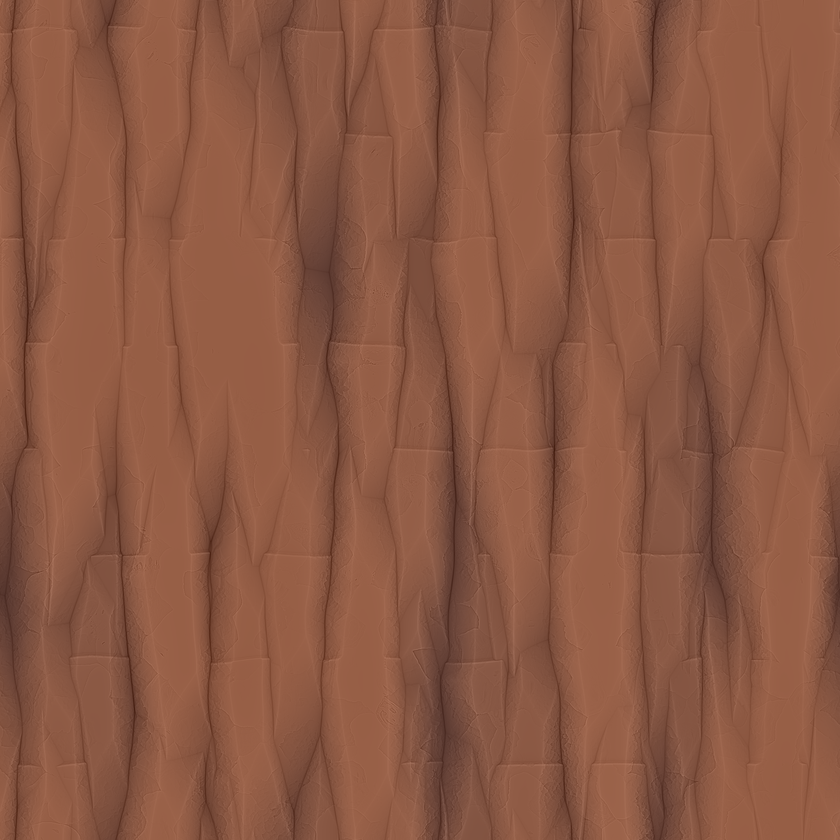
#> input picture content/models/source/quaternius/glTF/Bark_NormalTree.png, 840 x 840 px, shrunk from 2048 x 2048 before the run
$ python render_feel.py ../content/models/source/quaternius/glTF/Bark_NormalTree.png
#> lines starting #> are read from the running program, lines starting #| are printed output that depends on the picture
#!/usr/bin/env python3
"""render_feel.py — mostra o véu sensorial da HUD como imagem.

Porque existe
-------------
O `render_shot.py` desenha a geometria do mundo, mas o véu de fome/sede/cansaço
vive num shader de `canvas_item` — não entra no dump. Sem isto, cada mudança no
"sentir" era uma afirmação sem prova: eu dizia "o ecrã escurece quando a fome
aperta" e ninguém via nada.

Este script porta a MESMA matemática de `scripts/ui/hud.gd::_vignette` para
numpy, aplica-a sobre um PNG do mundo e escreve o resultado. Não é o renderer do
Godot: é a prova de que as cores, os pesos e os ritmos que estão no shader
produzem o efeito pretendido, e serve para comparar estados (saudável vs. a
cair) sem ter de jogar 20 minutos até à fome.

Uso:
    render_feel.py shot.png -o feel.png --left healthy --right broken
    render_feel.py shot.png -o feel.png --state hungry
"""
from __future__ import annotations

import argparse
import math

import numpy as np


def rnd(x, y):
    v = np.sin(x * 12.9898 + y * 78.233) * 43758.5453
    return v - np.floor(v)


def veil(width, height, fear=0.0, hurt=0.0, hunger=0.0, thirst=0.0,
         fatigue=0.0, cold=0.0, sick=0.0, t=7.0, grain=0.4):
    """Porta fiel do fragment() de hud.gd::_vignette (mesmos pesos e cores)."""
    ys, xs = np.mgrid[0:height, 0:width]
    u = (xs + 0.5) / width
    v = (ys + 0.5) / height
    cx = u - 0.5
    cy = v - 0.5
    d = np.sqrt(cx * cx + cy * cy) * 1.42

    def band(e0, e1, x):
        k = np.clip((x - e0) / (e1 - e0), 0.0, 1.0)
        return k * k * (3 - 2 * k)

    vig = band(0.55, 1.25, d)

    h = band(0.45, 1.0, hunger)
    th = band(0.45, 1.0, thirst)
    f = band(0.35, 1.0, fatigue)
    k = band(0.40, 1.0, cold)
    sv = band(0.25, 1.0, sick)

    lids = band(0.30, 1.10, d + 0.12 * np.sin(u * math.pi))
    breath = 0.5 - 0.5 * math.cos(t * (1.15 + thirst * 0.9))
    dark = (vig * (0.26 + fear * 0.60)
            + vig * (h * 0.38 + th * 0.42 + k * 0.24)
            + f * (lids * 0.50 + 0.12 * breath)
            + sv * vig * 0.22 * (0.7 + 0.3 * math.sin(t * 2.2)))
    dark = np.clip(dark, 0.0, 0.88)

    def const(c):
        return np.full((height, width, 3), c, dtype=np.float64)

    tint = (const((0.12, 0.065, 0.015)) * h[..., None]
            + const((0.035, 0.05, 0.062)) * th[..., None]
            + const((0.02, 0.02, 0.055)) * f[..., None]
            + const((0.05, 0.085, 0.115)) * k[..., None]
            + const((0.028, 0.085, 0.030)) * sv[..., None])
    mixk = np.clip(vig + f * 0.35 + sv * 0.5, 0.0, 1.0)
    tint = tint * mixk[..., None]

    frost = (rnd(np.floor(u * 230.0), np.floor(v * 230.0)) >= 0.94).astype(np.float64) * vig * k
    tint += const((0.02, 0.0, 0.03)) * (fear * 1.2)
    tint += const((0.5, 0.0, 0.05)) * (hurt * 0.6)

    g = (rnd(u * 512.0 + t, v * 512.0 + t) - 0.5) * grain * 0.06
    col = tint + const((0.55, 0.68, 0.80)) * (frost * 0.45)[..., None]
    a = np.clip(dark + frost * 0.28 + g, 0.0, 0.92)
    return np.clip(col + g[..., None], 0.0, 1.0), a


PRESETS = {
    "healthy": dict(),
    "hungry": dict(hunger=0.92),
    "thirsty": dict(thirst=0.95),
    "exhausted": dict(fatigue=0.95),
    "cold": dict(cold=0.9),
    "sick": dict(sick=0.8, thirst=0.4),
    "hungry_thirsty": dict(hunger=0.9, thirst=0.92),
    "fear": dict(fear=0.7),
    "broken": dict(hunger=0.9, thirst=0.9, fatigue=0.95, cold=0.55, sick=0.6, fear=0.35),
}


def apply_preset(rgb, state):
    h, w, _ = rgb.shape
    col, alpha = veil(w, h, t=7.3, **PRESETS[state])
    return np.clip(rgb * (1.0 - alpha[..., None]) + col * alpha[..., None], 0.0, 1.0)


def main():
    ap = argparse.ArgumentParser()
    ap.add_argument("base", help="PNG do mundo (tools/render_shot.py)")
    ap.add_argument("-o", "--out", default="feel.png")
    ap.add_argument("--state", default="hungry", choices=sorted(PRESETS))
    ap.add_argument("--left", default="healthy", choices=sorted(PRESETS))
    ap.add_argument("--right", default="", choices=[""] + sorted(PRESETS),
                    help="se dado, escreve um antes/depois lado a lado")
    ap.add_argument("--label", default="")
    a = ap.parse_args()

    from PIL import Image, ImageDraw

    img = Image.open(a.base).convert("RGB")
    rgb = np.asarray(img).astype(np.float64) / 255.0
    rgb = np.power(rgb, 2.2)  # desfazer o gamma que o render_shot escreveu
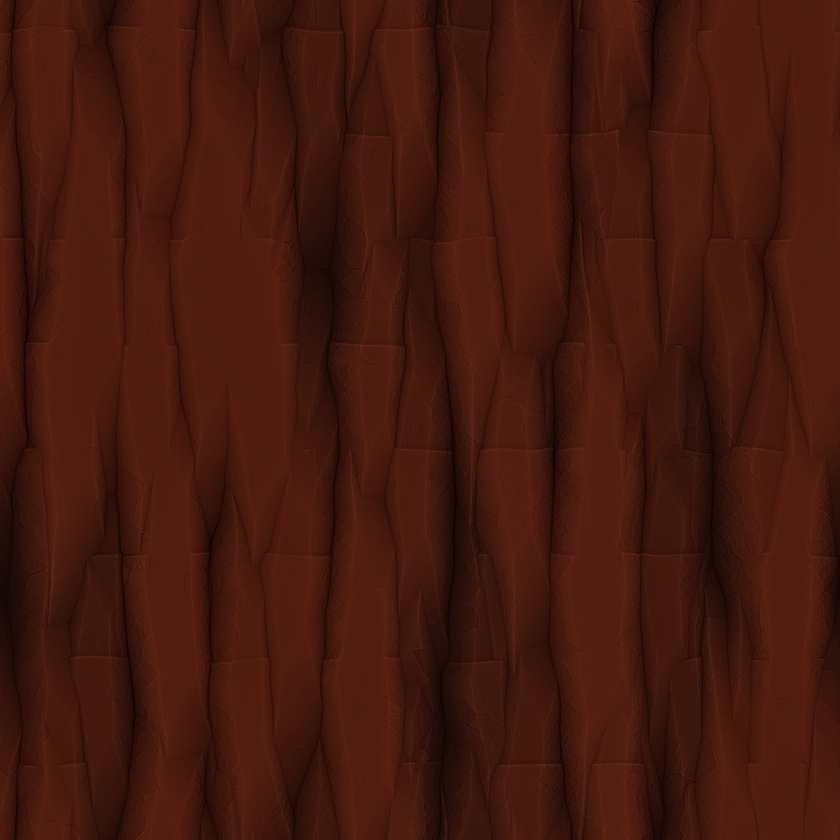
#> rgb: shape (840, 840, 3) float64; mean R, G, B 0.27, 0.0987, 0.0536

    if a.right:
        left = apply_preset(rgb, a.left)
        right = apply_preset(rgb, a.right)
        gap = np.ones((rgb.shape[0], 8, 3))
        both = np.concatenate([left, gap, right], axis=1)
        out = (np.power(both, 1.0 / 2.2) * 255).astype(np.uint8)
        im = Image.fromarray(out)
        draw = ImageDraw.Draw(im)
        label = a.label or "%s  →  %s" % (a.left, a.right)
        draw.text((14, 10), label, fill=(255, 255, 255))
        im.save(a.out)
    else:
        out = (np.power(apply_preset(rgb, a.state), 1.0 / 2.2) * 255).astype(np.uint8)
        im = Image.fromarray(out)
        ImageDraw.Draw(im).text((14, 10), a.label or a.state, fill=(255, 255, 255))
        im.save(a.out)
    print("-> %s" % a.out)


if __name__ == "__main__":
    main()
